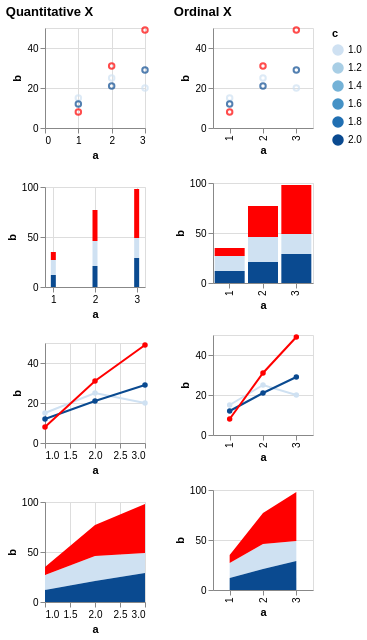

Source (Vega-Lite JSON):
### Vega-Lite specification from a JSON file in a GitHub repository (floating-point values rounded to 4 significant figures)
{"$schema": "https://vega.github.io/schema/vega-lite/v6.json", "description": "Testing invalid", "data": {"values": [{"a": 1, "b": 15, "c": 1}, {"a": 2, "b": 25, "c": 1}, {"a": 3, "b": 20, "c": 1}, {"a": 1, "b": 12, "c": 2}, {"a": 2, "b": 21, "c": 2}, {"a": 3, "b": 29, "c": 2}, {"a": 1, "b": 8, "c": null}, {"a": 2, "b": 31, "c": null}, {"a": 3, "b": 49, "c": null}]}, "config": {"mark": {"invalid": "filter", "tooltip": true}, "scale": {"invalid": {"color": {"value": "red"}}}}, "hconcat": [{"title": "Quantitative X", "vconcat": [{"width": 100, "height": 100, "mark": "point", "encoding": {"x": {"field": "a", "type": "quantitative"}, "y": {"field": "b", "type": "quantitative"}, "color": {"field": "c", "type": "quantitative"}}}, {"width": 100, "height": 100, "mark": "bar", "encoding": {"x": {"field": "a", "type": "quantitative"}, "y": {"field": "b", "type": "quantitative"}, "color": {"field": "c", "type": "quantitative"}}}, {"width": 100, "height": 100, "mark": {"type": "line", "point": true}, "encoding": {"x": {"field": "a", "type": "quantitative"}, "y": {"field": "b", "type": "quantitative"}, "color": {"field": "c", "type": "quantitative"}}}, {"width": 100, "height": 100, "mark": "area", "encoding": {"x": {"field": "a", "type": "quantitative"}, "y": {"field": "b", "type": "quantitative"}, "color": {"field": "c", "type": "quantitative"}}}]}, {"title": "Ordinal X", "vconcat": [{"width": 100, "height": 100, "mark": "point", "encoding": {"x": {"field": "a", "type": "ordinal"}, "y": {"field": "b", "type": "quantitative"}, "color": {"field": "c", "type": "quantitative"}}}, {"width": 100, "height": 100, "mark": "bar", "encoding": {"x": {"field": "a", "type": "ordinal"}, "y": {"field": "b", "type": "quantitative"}, "color": {"field": "c", "type": "quantitative"}}}, {"width": 100, "height": 100, "mark": {"type": "line", "point": true}, "encoding": {"x": {"field": "a", "type": "ordinal"}, "y": {"field": "b", "type": "quantitative"}, "color": {"field": "c", "type": "quantitative"}}}, {"width": 100, "height": 100, "mark": "area", "encoding": {"x": {"field": "a", "type": "ordinal"}, "y": {"field": "b", "type": "quantitative"}, "color": {"field": "c", "type": "quantitative"}}}]}]}
